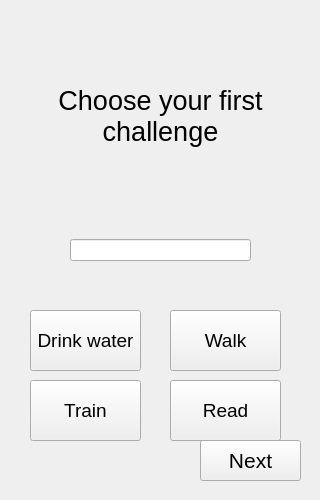
<?xml version="1.0" encoding="UTF-8"?>
<ui version="4.0">
 <class>CreateChellenge</class>
 <widget class="QWidget" name="CreateChellenge">
  <property name="geometry">
   <rect>
    <x>0</x>
    <y>0</y>
    <width>320</width>
    <height>500</height>
   </rect>
  </property>
  <property name="windowTitle">
   <string>Form</string>
  </property>
  <widget class="QWidget" name="verticalLayoutWidget">
   <property name="geometry">
    <rect>
     <x>70</x>
     <y>200</y>
     <width>181</width>
     <height>100</height>
    </rect>
   </property>
   <layout class="QVBoxLayout" name="verticalLayout">
    <item>
     <widget class="QLineEdit" name="lineEdit"/>
    </item>
   </layout>
  </widget>
  <widget class="QPushButton" name="pb_water">
   <property name="geometry">
    <rect>
     <x>30</x>
     <y>310</y>
     <width>111</width>
     <height>61</height>
    </rect>
   </property>
   <property name="font">
    <font>
     <pointsize>14</pointsize>
    </font>
   </property>
   <property name="text">
    <string>Drink water</string>
   </property>
  </widget>
  <widget class="QPushButton" name="pb_walk">
   <property name="geometry">
    <rect>
     <x>170</x>
     <y>310</y>
     <width>111</width>
     <height>61</height>
    </rect>
   </property>
   <property name="font">
    <font>
     <pointsize>14</pointsize>
    </font>
   </property>
   <property name="text">
    <string>Walk</string>
   </property>
  </widget>
  <widget class="QPushButton" name="pb_train">
   <property name="geometry">
    <rect>
     <x>30</x>
     <y>380</y>
     <width>111</width>
     <height>61</height>
    </rect>
   </property>
   <property name="font">
    <font>
     <pointsize>14</pointsize>
    </font>
   </property>
   <property name="text">
    <string>Train</string>
   </property>
  </widget>
  <widget class="QPushButton" name="pb_read">
   <property name="geometry">
    <rect>
     <x>170</x>
     <y>380</y>
     <width>111</width>
     <height>61</height>
    </rect>
   </property>
   <property name="font">
    <font>
     <pointsize>14</pointsize>
    </font>
   </property>
   <property name="text">
    <string>Read</string>
   </property>
  </widget>
  <widget class="QWidget" name="verticalLayoutWidget_2">
   <property name="geometry">
    <rect>
     <x>0</x>
     <y>60</y>
     <width>321</width>
     <height>111</height>
    </rect>
   </property>
   <layout class="QVBoxLayout" name="verticalLayout_2">
    <item>
     <widget class="QLabel" name="label">
      <property name="font">
       <font>
        <pointsize>20</pointsize>
       </font>
      </property>
      <property name="text">
       <string>Choose your first 
challenge</string>
      </property>
      <property name="alignment">
       <set>Qt::AlignCenter</set>
      </property>
     </widget>
    </item>
   </layout>
  </widget>
  <widget class="QPushButton" name="pb_next">
   <property name="geometry">
    <rect>
     <x>200</x>
     <y>440</y>
     <width>101</width>
     <height>41</height>
    </rect>
   </property>
   <property name="font">
    <font>
     <pointsize>16</pointsize>
    </font>
   </property>
   <property name="text">
    <string>Next</string>
   </property>
  </widget>
 </widget>
 <resources/>
 <connections/>
</ui>
